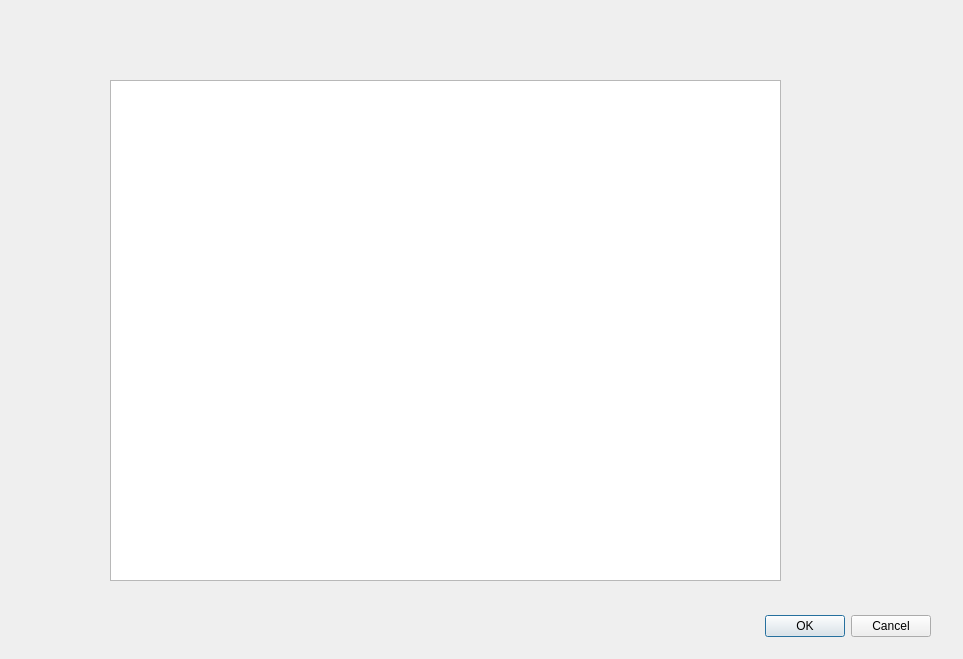
<?xml version="1.0" encoding="UTF-8"?>
<ui version="4.0">
 <class>Journals</class>
 <widget class="QDialog" name="Journals">
  <property name="geometry">
   <rect>
    <x>0</x>
    <y>0</y>
    <width>963</width>
    <height>659</height>
   </rect>
  </property>
  <property name="windowTitle">
   <string>Dialog</string>
  </property>
  <widget class="QDialogButtonBox" name="buttonBox">
   <property name="geometry">
    <rect>
     <x>590</x>
     <y>610</y>
     <width>341</width>
     <height>32</height>
    </rect>
   </property>
   <property name="orientation">
    <enum>Qt::Horizontal</enum>
   </property>
   <property name="standardButtons">
    <set>QDialogButtonBox::Cancel|QDialogButtonBox::Ok</set>
   </property>
  </widget>
  <widget class="QTextBrowser" name="storyTextBox">
   <property name="geometry">
    <rect>
     <x>110</x>
     <y>80</y>
     <width>671</width>
     <height>501</height>
    </rect>
   </property>
  </widget>
 </widget>
 <resources/>
 <connections>
  <connection>
   <sender>buttonBox</sender>
   <signal>accepted()</signal>
   <receiver>Journals</receiver>
   <slot>accept()</slot>
   <hints>
    <hint type="sourcelabel">
     <x>248</x>
     <y>254</y>
    </hint>
    <hint type="destinationlabel">
     <x>157</x>
     <y>274</y>
    </hint>
   </hints>
  </connection>
  <connection>
   <sender>buttonBox</sender>
   <signal>rejected()</signal>
   <receiver>Journals</receiver>
   <slot>reject()</slot>
   <hints>
    <hint type="sourcelabel">
     <x>316</x>
     <y>260</y>
    </hint>
    <hint type="destinationlabel">
     <x>286</x>
     <y>274</y>
    </hint>
   </hints>
  </connection>
 </connections>
</ui>
